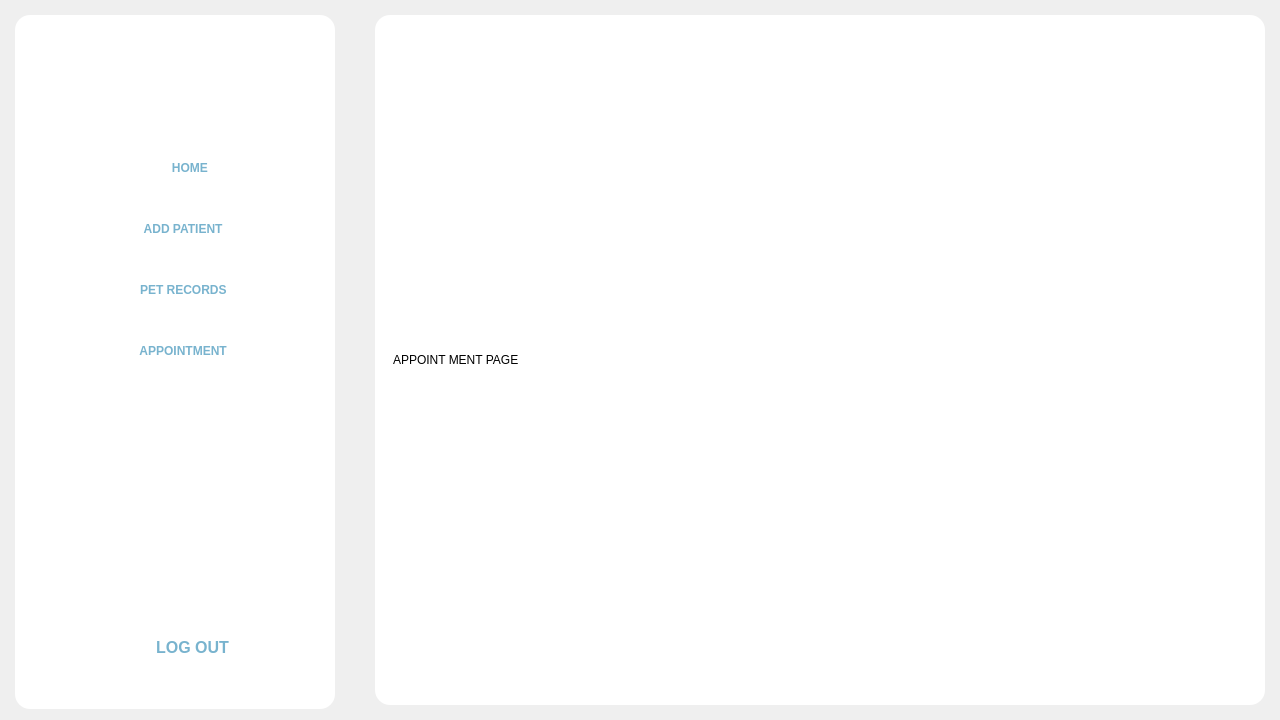
<?xml version="1.0" encoding="UTF-8"?>
<ui version="4.0">
 <class>MainWindow</class>
 <widget class="QMainWindow" name="MainWindow">
  <property name="geometry">
   <rect>
    <x>0</x>
    <y>0</y>
    <width>1280</width>
    <height>720</height>
   </rect>
  </property>
  <property name="sizePolicy">
   <sizepolicy hsizetype="Expanding" vsizetype="Expanding">
    <horstretch>0</horstretch>
    <verstretch>0</verstretch>
   </sizepolicy>
  </property>
  <property name="minimumSize">
   <size>
    <width>1280</width>
    <height>720</height>
   </size>
  </property>
  <property name="windowTitle">
   <string>PETMATE INFORMATION SYSTEM</string>
  </property>
  <property name="windowIcon">
   <iconset>
    <normaloff>:/images/desktopIcon.png</normaloff>:/images/desktopIcon.png</iconset>
  </property>
  <property name="windowOpacity">
   <double>1.000000000000000</double>
  </property>
  <property name="styleSheet">
   <string notr="true">QMainWindow{
	border:none;

}</string>
  </property>
  <property name="iconSize">
   <size>
    <width>31</width>
    <height>24</height>
   </size>
  </property>
  <widget class="QWidget" name="centralwidget">
   <property name="styleSheet">
    <string notr="true">#centralwidget{
	background-color: qlineargradient(
		 y1: 0, x1: 0, y2: 1, x2: 0,
		 stop: 0 #78B3CE, 
    	 stop: 1 #D5EDF8
	);
}
</string>
   </property>
   <layout class="QHBoxLayout" name="horizontalLayout_6">
    <property name="spacing">
     <number>40</number>
    </property>
    <property name="leftMargin">
     <number>15</number>
    </property>
    <property name="topMargin">
     <number>15</number>
    </property>
    <property name="rightMargin">
     <number>15</number>
    </property>
    <property name="bottomMargin">
     <number>15</number>
    </property>
    <item>
     <widget class="QFrame" name="sideNav">
      <property name="enabled">
       <bool>true</bool>
      </property>
      <property name="sizePolicy">
       <sizepolicy hsizetype="Fixed" vsizetype="Preferred">
        <horstretch>0</horstretch>
        <verstretch>0</verstretch>
       </sizepolicy>
      </property>
      <property name="minimumSize">
       <size>
        <width>320</width>
        <height>694</height>
       </size>
      </property>
      <property name="styleSheet">
       <string notr="true">#sideNav{
	background-color:white;
	border:none;
	border-radius: 15px;
}</string>
      </property>
      <property name="frameShape">
       <enum>QFrame::NoFrame</enum>
      </property>
      <layout class="QVBoxLayout" name="verticalLayout_2">
       <property name="topMargin">
        <number>29</number>
       </property>
       <property name="bottomMargin">
        <number>40</number>
       </property>
       <item alignment="Qt::AlignHCenter">
        <widget class="QLabel" name="PetmateLogo">
         <property name="sizePolicy">
          <sizepolicy hsizetype="Expanding" vsizetype="Expanding">
           <horstretch>0</horstretch>
           <verstretch>0</verstretch>
          </sizepolicy>
         </property>
         <property name="minimumSize">
          <size>
           <width>212</width>
           <height>81</height>
          </size>
         </property>
         <property name="maximumSize">
          <size>
           <width>212</width>
           <height>81</height>
          </size>
         </property>
         <property name="text">
          <string/>
         </property>
         <property name="pixmap">
          <pixmap resource="resource.qrc">:/Images/image/petmateLogo.png</pixmap>
         </property>
         <property name="scaledContents">
          <bool>true</bool>
         </property>
        </widget>
       </item>
       <item alignment="Qt::AlignHCenter|Qt::AlignVCenter">
        <widget class="QFrame" name="Buttons">
         <property name="sizePolicy">
          <sizepolicy hsizetype="Expanding" vsizetype="Expanding">
           <horstretch>0</horstretch>
           <verstretch>0</verstretch>
          </sizepolicy>
         </property>
         <property name="minimumSize">
          <size>
           <width>240</width>
           <height>260</height>
          </size>
         </property>
         <property name="maximumSize">
          <size>
           <width>240</width>
           <height>260</height>
          </size>
         </property>
         <property name="styleSheet">
          <string notr="true">QFrame{
	background-color:transparent;
}</string>
         </property>
         <property name="frameShape">
          <enum>QFrame::NoFrame</enum>
         </property>
         <layout class="QVBoxLayout" name="verticalLayout">
          <property name="leftMargin">
           <number>0</number>
          </property>
          <property name="topMargin">
           <number>0</number>
          </property>
          <property name="rightMargin">
           <number>0</number>
          </property>
          <property name="bottomMargin">
           <number>0</number>
          </property>
          <item>
           <widget class="QToolButton" name="homeBtn">
            <property name="minimumSize">
             <size>
              <width>240</width>
              <height>0</height>
             </size>
            </property>
            <property name="maximumSize">
             <size>
              <width>200</width>
              <height>16777215</height>
             </size>
            </property>
            <property name="autoFillBackground">
             <bool>false</bool>
            </property>
            <property name="styleSheet">
             <string notr="true">QToolButton{
	border:none;
	background-color:transparent;
	font: 87 12pt &quot;Montserrat Black&quot;;
	font-weight:bold;
	color:#78B3CE;
	border-radius:15px;
	padding:10;
}
QToolButton:hover{
	background-color: rgb(255, 241, 206);

}</string>
            </property>
            <property name="text">
             <string>         HOME</string>
            </property>
            <property name="icon">
             <iconset resource="resource.qrc">
              <normaloff>:/Icons/Icons/home.png</normaloff>:/Icons/Icons/home.png</iconset>
            </property>
            <property name="iconSize">
             <size>
              <width>25</width>
              <height>25</height>
             </size>
            </property>
            <property name="popupMode">
             <enum>QToolButton::DelayedPopup</enum>
            </property>
            <property name="toolButtonStyle">
             <enum>Qt::ToolButtonTextBesideIcon</enum>
            </property>
            <property name="autoRaise">
             <bool>false</bool>
            </property>
            <property name="arrowType">
             <enum>Qt::NoArrow</enum>
            </property>
           </widget>
          </item>
          <item>
           <widget class="QToolButton" name="addPatientBtn">
            <property name="minimumSize">
             <size>
              <width>240</width>
              <height>0</height>
             </size>
            </property>
            <property name="maximumSize">
             <size>
              <width>200</width>
              <height>16777215</height>
             </size>
            </property>
            <property name="autoFillBackground">
             <bool>false</bool>
            </property>
            <property name="styleSheet">
             <string notr="true">QToolButton{
	border:none;
	background-color:transparent;
	font: 87 12pt &quot;Montserrat Black&quot;;
	font-weight:bold;
	color:#78B3CE;
	border-radius:15px;
	padding:10;
}
QToolButton:hover{
	background-color: rgb(255, 241, 206);

}</string>
            </property>
            <property name="text">
             <string>     ADD PATIENT</string>
            </property>
            <property name="icon">
             <iconset resource="resource.qrc">
              <normaloff>:/Icons/Icons/AddIcon.png</normaloff>:/Icons/Icons/AddIcon.png</iconset>
            </property>
            <property name="iconSize">
             <size>
              <width>25</width>
              <height>25</height>
             </size>
            </property>
            <property name="popupMode">
             <enum>QToolButton::DelayedPopup</enum>
            </property>
            <property name="toolButtonStyle">
             <enum>Qt::ToolButtonTextBesideIcon</enum>
            </property>
            <property name="autoRaise">
             <bool>false</bool>
            </property>
            <property name="arrowType">
             <enum>Qt::NoArrow</enum>
            </property>
           </widget>
          </item>
          <item>
           <widget class="QToolButton" name="petRecordsBtn">
            <property name="minimumSize">
             <size>
              <width>240</width>
              <height>0</height>
             </size>
            </property>
            <property name="maximumSize">
             <size>
              <width>200</width>
              <height>16777215</height>
             </size>
            </property>
            <property name="autoFillBackground">
             <bool>false</bool>
            </property>
            <property name="styleSheet">
             <string notr="true">QToolButton{
	border:none;
	background-color:transparent;
	font: 87 12pt &quot;Montserrat Black&quot;;
	font-weight:bold;
	color:#78B3CE;
	border-radius:15px;
	padding:10;
}
QToolButton:hover{
	background-color: rgb(255, 241, 206);

}</string>
            </property>
            <property name="text">
             <string>     PET RECORDS</string>
            </property>
            <property name="icon">
             <iconset resource="resource.qrc">
              <normaloff>:/Icons/Icons/petDetailsIcon.png</normaloff>:/Icons/Icons/petDetailsIcon.png</iconset>
            </property>
            <property name="iconSize">
             <size>
              <width>25</width>
              <height>25</height>
             </size>
            </property>
            <property name="popupMode">
             <enum>QToolButton::DelayedPopup</enum>
            </property>
            <property name="toolButtonStyle">
             <enum>Qt::ToolButtonTextBesideIcon</enum>
            </property>
            <property name="autoRaise">
             <bool>false</bool>
            </property>
            <property name="arrowType">
             <enum>Qt::NoArrow</enum>
            </property>
           </widget>
          </item>
          <item>
           <widget class="QToolButton" name="appointmentBtn">
            <property name="minimumSize">
             <size>
              <width>240</width>
              <height>0</height>
             </size>
            </property>
            <property name="maximumSize">
             <size>
              <width>200</width>
              <height>16777215</height>
             </size>
            </property>
            <property name="autoFillBackground">
             <bool>false</bool>
            </property>
            <property name="styleSheet">
             <string notr="true">QToolButton{
	border:none;
	background-color:transparent;
	font: 87 12pt &quot;Montserrat Black&quot;;
	font-weight:bold;
	color:#78B3CE;
	border-radius:15px;
	padding:10;
}
QToolButton:hover{
	background-color: rgb(255, 241, 206);

}</string>
            </property>
            <property name="text">
             <string>     APPOINTMENT</string>
            </property>
            <property name="icon">
             <iconset resource="resource.qrc">
              <normaloff>:/Icons/Icons/AppointmentIcon.png</normaloff>:/Icons/Icons/AppointmentIcon.png</iconset>
            </property>
            <property name="iconSize">
             <size>
              <width>25</width>
              <height>25</height>
             </size>
            </property>
            <property name="popupMode">
             <enum>QToolButton::DelayedPopup</enum>
            </property>
            <property name="toolButtonStyle">
             <enum>Qt::ToolButtonTextBesideIcon</enum>
            </property>
            <property name="autoRaise">
             <bool>false</bool>
            </property>
            <property name="arrowType">
             <enum>Qt::NoArrow</enum>
            </property>
           </widget>
          </item>
         </layout>
        </widget>
       </item>
       <item>
        <spacer name="verticalSpacer_2">
         <property name="orientation">
          <enum>Qt::Vertical</enum>
         </property>
         <property name="sizeHint" stdset="0">
          <size>
           <width>20</width>
           <height>40</height>
          </size>
         </property>
        </spacer>
       </item>
       <item alignment="Qt::AlignHCenter">
        <widget class="QLabel" name="label">
         <property name="sizePolicy">
          <sizepolicy hsizetype="Expanding" vsizetype="Expanding">
           <horstretch>0</horstretch>
           <verstretch>0</verstretch>
          </sizepolicy>
         </property>
         <property name="minimumSize">
          <size>
           <width>220</width>
           <height>220</height>
          </size>
         </property>
         <property name="maximumSize">
          <size>
           <width>220</width>
           <height>220</height>
          </size>
         </property>
         <property name="styleSheet">
          <string notr="true">QLabel{
	margin-bottom:47pc;

}</string>
         </property>
         <property name="text">
          <string/>
         </property>
         <property name="pixmap">
          <pixmap resource="resource.qrc">:/Images/image/navImg.png</pixmap>
         </property>
         <property name="scaledContents">
          <bool>true</bool>
         </property>
        </widget>
       </item>
       <item>
        <spacer name="verticalSpacer">
         <property name="orientation">
          <enum>Qt::Vertical</enum>
         </property>
         <property name="sizeHint" stdset="0">
          <size>
           <width>20</width>
           <height>40</height>
          </size>
         </property>
        </spacer>
       </item>
       <item alignment="Qt::AlignHCenter">
        <widget class="QFrame" name="logoutBtn">
         <property name="sizePolicy">
          <sizepolicy hsizetype="Expanding" vsizetype="Expanding">
           <horstretch>0</horstretch>
           <verstretch>0</verstretch>
          </sizepolicy>
         </property>
         <property name="minimumSize">
          <size>
           <width>240</width>
           <height>42</height>
          </size>
         </property>
         <property name="maximumSize">
          <size>
           <width>240</width>
           <height>42</height>
          </size>
         </property>
         <property name="styleSheet">
          <string notr="true">QFrame{
	border-radius: 15px;
}

QFrame:hover{
	background-color: rgb(255, 241, 206);
}</string>
         </property>
         <property name="frameShape">
          <enum>QFrame::NoFrame</enum>
         </property>
         <layout class="QHBoxLayout" name="horizontalLayout">
          <item>
           <widget class="QLabel" name="label_6">
            <property name="minimumSize">
             <size>
              <width>30</width>
              <height>30</height>
             </size>
            </property>
            <property name="maximumSize">
             <size>
              <width>30</width>
              <height>30</height>
             </size>
            </property>
            <property name="text">
             <string/>
            </property>
            <property name="pixmap">
             <pixmap resource="resource.qrc">:/Icons/Icons/logOutIcon.png</pixmap>
            </property>
            <property name="scaledContents">
             <bool>true</bool>
            </property>
           </widget>
          </item>
          <item alignment="Qt::AlignHCenter">
           <widget class="QPushButton" name="pushButton_5">
            <property name="styleSheet">
             <string notr="true">QPushButton{
	border:none;
	background-color:transparent;
	font-size:16px;
	font-weight:bold;
	color:#78B3CE;
	
}</string>
            </property>
            <property name="text">
             <string>LOG OUT</string>
            </property>
           </widget>
          </item>
         </layout>
        </widget>
       </item>
      </layout>
     </widget>
    </item>
    <item>
     <widget class="QFrame" name="MainContent">
      <property name="sizePolicy">
       <sizepolicy hsizetype="Expanding" vsizetype="Preferred">
        <horstretch>0</horstretch>
        <verstretch>0</verstretch>
       </sizepolicy>
      </property>
      <property name="styleSheet">
       <string notr="true">#MainContent{
	background-color:white;
	border:none;
	border-radius: 15px;
}</string>
      </property>
      <property name="frameShape">
       <enum>QFrame::NoFrame</enum>
      </property>
      <layout class="QVBoxLayout" name="verticalLayout_3">
       <item>
        <widget class="QStackedWidget" name="stackedWidget">
         <property name="styleSheet">
          <string notr="true">QStackedWidget{
	background:transparent;

}</string>
         </property>
         <property name="currentIndex">
          <number>3</number>
         </property>
         <widget class="QWidget" name="homepage">
          <property name="styleSheet">
           <string notr="true">QWidget{
	background:transparent;

}</string>
          </property>
          <layout class="QVBoxLayout" name="verticalLayout_7">
           <property name="spacing">
            <number>0</number>
           </property>
           <property name="leftMargin">
            <number>0</number>
           </property>
           <property name="topMargin">
            <number>0</number>
           </property>
           <property name="rightMargin">
            <number>0</number>
           </property>
           <property name="bottomMargin">
            <number>0</number>
           </property>
           <item>
            <widget class="QFrame" name="home">
             <property name="styleSheet">
              <string notr="true">QFrame{
	background:transparent;

}</string>
             </property>
             <property name="frameShape">
              <enum>QFrame::StyledPanel</enum>
             </property>
             <property name="frameShadow">
              <enum>QFrame::Raised</enum>
             </property>
             <layout class="QVBoxLayout" name="verticalLayout_8">
              <property name="spacing">
               <number>0</number>
              </property>
              <property name="leftMargin">
               <number>10</number>
              </property>
              <property name="topMargin">
               <number>0</number>
              </property>
              <property name="rightMargin">
               <number>0</number>
              </property>
              <property name="bottomMargin">
               <number>0</number>
              </property>
              <item>
               <widget class="QFrame" name="frame">
                <property name="sizePolicy">
                 <sizepolicy hsizetype="Expanding" vsizetype="Expanding">
                  <horstretch>0</horstretch>
                  <verstretch>0</verstretch>
                 </sizepolicy>
                </property>
                <property name="minimumSize">
                 <size>
                  <width>0</width>
                  <height>300</height>
                 </size>
                </property>
                <property name="maximumSize">
                 <size>
                  <width>16777215</width>
                  <height>300</height>
                 </size>
                </property>
                <property name="styleSheet">
                 <string notr="true">QFrame{
	background:transparent;

}</string>
                </property>
                <property name="frameShape">
                 <enum>QFrame::NoFrame</enum>
                </property>
                <layout class="QHBoxLayout" name="horizontalLayout_7">
                 <property name="leftMargin">
                  <number>45</number>
                 </property>
                 <item alignment="Qt::AlignHCenter|Qt::AlignVCenter">
                  <widget class="QFrame" name="welcome">
                   <property name="styleSheet">
                    <string notr="true">QFrame{
	background:transparent;

}</string>
                   </property>
                   <property name="frameShape">
                    <enum>QFrame::NoFrame</enum>
                   </property>
                   <layout class="QVBoxLayout" name="verticalLayout_4">
                    <property name="spacing">
                     <number>20</number>
                    </property>
                    <property name="sizeConstraint">
                     <enum>QLayout::SetDefaultConstraint</enum>
                    </property>
                    <property name="leftMargin">
                     <number>0</number>
                    </property>
                    <property name="topMargin">
                     <number>0</number>
                    </property>
                    <property name="rightMargin">
                     <number>0</number>
                    </property>
                    <item alignment="Qt::AlignTop">
                     <widget class="QLabel" name="label_7">
                      <property name="maximumSize">
                       <size>
                        <width>16777215</width>
                        <height>100</height>
                       </size>
                      </property>
                      <property name="styleSheet">
                       <string notr="true">QLabel{
	font: 81 32pt &quot;Montserrat ExtraBold&quot;;
	color: #272727;
	text-align:left;
}
</string>
                      </property>
                      <property name="text">
                       <string>Welcome to Petmate 
Animal Clinic!
</string>
                      </property>
                      <property name="textFormat">
                       <enum>Qt::AutoText</enum>
                      </property>
                      <property name="scaledContents">
                       <bool>true</bool>
                      </property>
                      <property name="alignment">
                       <set>Qt::AlignLeading|Qt::AlignLeft|Qt::AlignVCenter</set>
                      </property>
                      <property name="wordWrap">
                       <bool>false</bool>
                      </property>
                     </widget>
                    </item>
                    <item alignment="Qt::AlignBottom">
                     <widget class="QLabel" name="label_8">
                      <property name="maximumSize">
                       <size>
                        <width>16777215</width>
                        <height>80</height>
                       </size>
                      </property>
                      <property name="styleSheet">
                       <string notr="true">QLabel{
	
	font: 25 14pt &quot;Montserrat Light&quot;;
	color: #2A2A2A;
}

</string>
                      </property>
                      <property name="text">
                       <string>Expert care, advanced treatments, 
and a loving touch for your pets. 
Keeping tails wagging and hearts happy!</string>
                      </property>
                     </widget>
                    </item>
                   </layout>
                  </widget>
                 </item>
                 <item>
                  <widget class="QFrame" name="picture">
                   <property name="frameShape">
                    <enum>QFrame::NoFrame</enum>
                   </property>
                   <layout class="QVBoxLayout" name="verticalLayout_5">
                    <item alignment="Qt::AlignRight">
                     <widget class="QLabel" name="label_9">
                      <property name="sizePolicy">
                       <sizepolicy hsizetype="Expanding" vsizetype="Preferred">
                        <horstretch>0</horstretch>
                        <verstretch>0</verstretch>
                       </sizepolicy>
                      </property>
                      <property name="minimumSize">
                       <size>
                        <width>285</width>
                        <height>285</height>
                       </size>
                      </property>
                      <property name="maximumSize">
                       <size>
                        <width>285</width>
                        <height>285</height>
                       </size>
                      </property>
                      <property name="text">
                       <string/>
                      </property>
                      <property name="pixmap">
                       <pixmap resource="resource.qrc">:/Images/image/image 1.png</pixmap>
                      </property>
                      <property name="scaledContents">
                       <bool>true</bool>
                      </property>
                     </widget>
                    </item>
                   </layout>
                  </widget>
                 </item>
                </layout>
               </widget>
              </item>
              <item>
               <widget class="QFrame" name="Appointment">
                <property name="sizePolicy">
                 <sizepolicy hsizetype="Expanding" vsizetype="Preferred">
                  <horstretch>0</horstretch>
                  <verstretch>0</verstretch>
                 </sizepolicy>
                </property>
                <property name="styleSheet">
                 <string notr="true">QFrame{
	background:transparent;

}</string>
                </property>
                <property name="frameShape">
                 <enum>QFrame::NoFrame</enum>
                </property>
                <layout class="QVBoxLayout" name="verticalLayout_6">
                 <property name="spacing">
                  <number>10</number>
                 </property>
                 <item alignment="Qt::AlignHCenter">
                  <widget class="QFrame" name="appointment_date">
                   <property name="minimumSize">
                    <size>
                     <width>735</width>
                     <height>62</height>
                    </size>
                   </property>
                   <property name="maximumSize">
                    <size>
                     <width>735</width>
                     <height>62</height>
                    </size>
                   </property>
                   <property name="styleSheet">
                    <string notr="true">QFrame{
	border:none;
	border-radius:10px;
	background-color: #81BFDA;

}</string>
                   </property>
                   <property name="frameShape">
                    <enum>QFrame::NoFrame</enum>
                   </property>
                   <layout class="QGridLayout" name="gridLayout">
                    <item row="0" column="0" alignment="Qt::AlignHCenter">
                     <widget class="QLabel" name="label_10">
                      <property name="styleSheet">
                       <string notr="true">QLabel{
	color:black;
	font: 81 26pt &quot;Montserrat ExtraBold&quot;;
	qproperty-alignment: AlignCenter;
}</string>
                      </property>
                      <property name="text">
                       <string>APPOINTMENT TODAY - DATE</string>
                      </property>
                     </widget>
                    </item>
                   </layout>
                  </widget>
                 </item>
                 <item>
                  <widget class="QTableWidget" name="upcoming_appointment">
                   <property name="sizePolicy">
                    <sizepolicy hsizetype="Expanding" vsizetype="Fixed">
                     <horstretch>0</horstretch>
                     <verstretch>0</verstretch>
                    </sizepolicy>
                   </property>
                   <property name="minimumSize">
                    <size>
                     <width>340</width>
                     <height>300</height>
                    </size>
                   </property>
                   <property name="styleSheet">
                    <string notr="true">QTableWidget {
    background-color: white;
    border: none;
    gridline-color: transparent;
	font: 63 14pt &quot;Montserrat SemiBold&quot;;
    border-radius: 10px; 
	text-align: center;
	qproperty-alignment: AlignCenter;
	color: #272727;
}
QTableWidget::item {
	padding:20px;
	margin-bottom:15px;
	background-color: #EFEFEF;
}

QHeaderView::section {
    background-color: transparent;
    color: #272727;
	font: 87 16pt &quot;Montserrat Black&quot;;
    padding: 8px;
    border-radius: 5px;
}

QTableWidget {
    word-wrap: break-word;
}

QTableWidget::item {
    word-wrap: break-word;
    padding: 8px;
    background: #F5F5F5;
}

QHeaderView::section {
    word-wrap: normal;
}



QScrollBar:vertical {
    border: none;
    background: white; 
    width: 8px; 
    margin: 0px;
}

QScrollBar::handle:vertical {
    background: #81BFDA; /* Scrollbar color */
    min-height: 20px;
    border-radius: 4px;
}

QScrollBar::handle:vertical:hover {
    background: #2980b9; 
}


QScrollBar::add-line:vertical, 
QScrollBar::sub-line:vertical, 
QScrollBar::up-arrow:vertical, 
QScrollBar::down-arrow:vertical, 
QScrollBar::add-page:vertical, 
QScrollBar::sub-page:vertical {
    background: none;
    height: 0px;
}
</string>
                   </property>
                   <property name="frameShadow">
                    <enum>QFrame::Plain</enum>
                   </property>
                   <property name="autoScrollMargin">
                    <number>15</number>
                   </property>
                   <property name="editTriggers">
                    <set>QAbstractItemView::NoEditTriggers</set>
                   </property>
                   <property name="tabKeyNavigation">
                    <bool>false</bool>
                   </property>
                   <property name="showDropIndicator" stdset="0">
                    <bool>false</bool>
                   </property>
                   <property name="dragDropOverwriteMode">
                    <bool>false</bool>
                   </property>
                   <property name="showGrid">
                    <bool>false</bool>
                   </property>
                   <property name="sortingEnabled">
                    <bool>false</bool>
                   </property>
                   <property name="wordWrap">
                    <bool>true</bool>
                   </property>
                   <property name="cornerButtonEnabled">
                    <bool>false</bool>
                   </property>
                   <property name="rowCount">
                    <number>0</number>
                   </property>
                   <attribute name="horizontalHeaderCascadingSectionResizes">
                    <bool>false</bool>
                   </attribute>
                   <attribute name="horizontalHeaderDefaultSectionSize">
                    <number>140</number>
                   </attribute>
                   <attribute name="horizontalHeaderMinimumSectionSize">
                    <number>50</number>
                   </attribute>
                   <attribute name="horizontalHeaderShowSortIndicator" stdset="0">
                    <bool>false</bool>
                   </attribute>
                   <attribute name="horizontalHeaderStretchLastSection">
                    <bool>true</bool>
                   </attribute>
                   <attribute name="verticalHeaderVisible">
                    <bool>false</bool>
                   </attribute>
                   <attribute name="verticalHeaderHighlightSections">
                    <bool>false</bool>
                   </attribute>
                   <attribute name="verticalHeaderStretchLastSection">
                    <bool>false</bool>
                   </attribute>
                   <column>
                    <property name="text">
                     <string>NAME</string>
                    </property>
                    <property name="textAlignment">
                     <set>AlignCenter</set>
                    </property>
                   </column>
                   <column>
                    <property name="text">
                     <string>CELL NO.</string>
                    </property>
                   </column>
                   <column>
                    <property name="text">
                     <string>PET'S ID</string>
                    </property>
                   </column>
                   <column>
                    <property name="text">
                     <string>TIME</string>
                    </property>
                   </column>
                   <column>
                    <property name="text">
                     <string>SERVICE</string>
                    </property>
                   </column>
                  </widget>
                 </item>
                </layout>
               </widget>
              </item>
             </layout>
            </widget>
           </item>
          </layout>
         </widget>
         <widget class="QWidget" name="AddpatientPage">
          <property name="styleSheet">
           <string notr="true">QWidget{
	background:transparent;

}</string>
          </property>
          <layout class="QVBoxLayout" name="verticalLayout_9">
           <item alignment="Qt::AlignHCenter|Qt::AlignVCenter">
            <widget class="QFrame" name="frame_2">
             <property name="styleSheet">
              <string notr="true">QFrame{
	background:transparent;

}</string>
             </property>
             <property name="frameShape">
              <enum>QFrame::StyledPanel</enum>
             </property>
             <property name="frameShadow">
              <enum>QFrame::Raised</enum>
             </property>
             <layout class="QVBoxLayout" name="verticalLayout_11">
              <item>
               <widget class="QLabel" name="label_11">
                <property name="styleSheet">
                 <string notr="true">QLabel{
	font: 81 36pt &quot;Montserrat ExtraBold&quot;;
	color:red;
}</string>
                </property>
                <property name="text">
                 <string>ADD PATIENT PAGE</string>
                </property>
               </widget>
              </item>
             </layout>
            </widget>
           </item>
          </layout>
         </widget>
         <widget class="QWidget" name="PetRecords">
          <layout class="QVBoxLayout" name="verticalLayout_10">
           <item>
            <widget class="QLabel" name="label_12">
             <property name="styleSheet">
              <string notr="true">QLabel{
font: 81 36pt &quot;Montserrat ExtraBold&quot;;
color:black;
}</string>
             </property>
             <property name="text">
              <string>Pet Records Page</string>
             </property>
            </widget>
           </item>
          </layout>
         </widget>
         <widget class="QWidget" name="AppointmentPage">
          <layout class="QGridLayout" name="gridLayout_2">
           <item row="0" column="0">
            <widget class="QLabel" name="label_13">
             <property name="styleSheet">
              <string notr="true">QLabel{
font: 81 36pt &quot;Montserrat ExtraBold&quot;;
color:black;
}</string>
             </property>
             <property name="text">
              <string>APPOINT MENT PAGE</string>
             </property>
            </widget>
           </item>
          </layout>
         </widget>
        </widget>
       </item>
      </layout>
     </widget>
    </item>
   </layout>
  </widget>
 </widget>
 <resources>
  <include location="resource.qrc"/>
 </resources>
 <connections/>
</ui>
